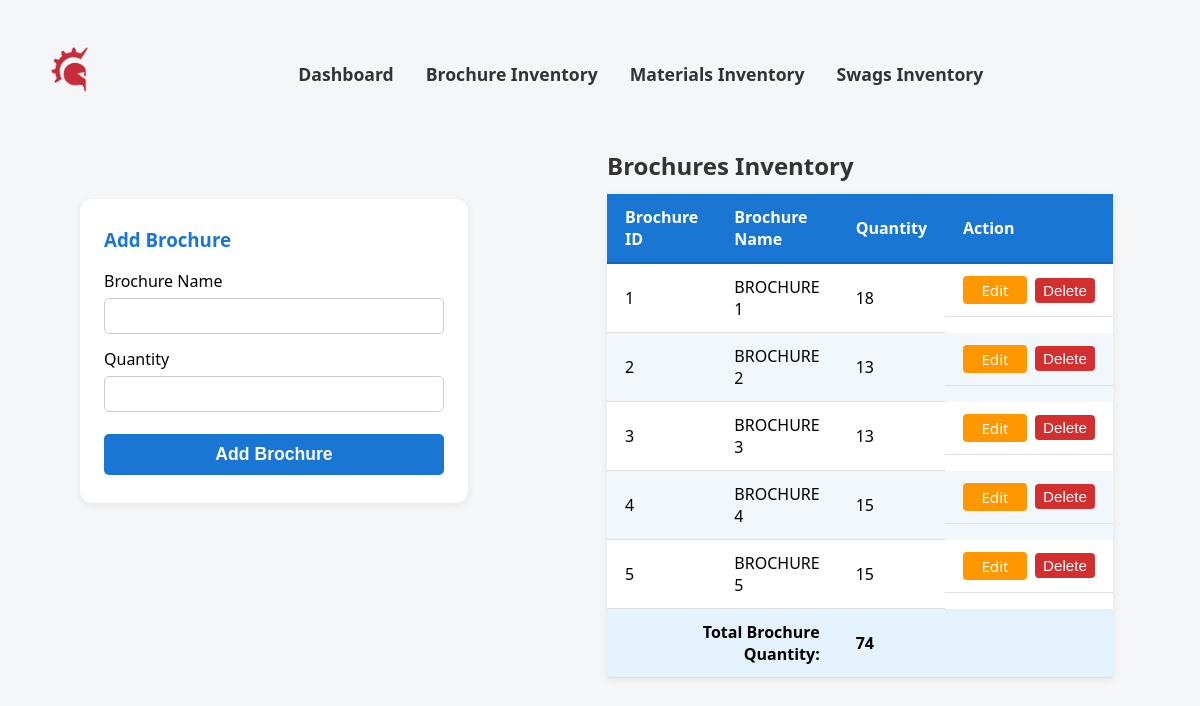
Page /admin/brochure_inventory.php (signed in) on the earlier database version.
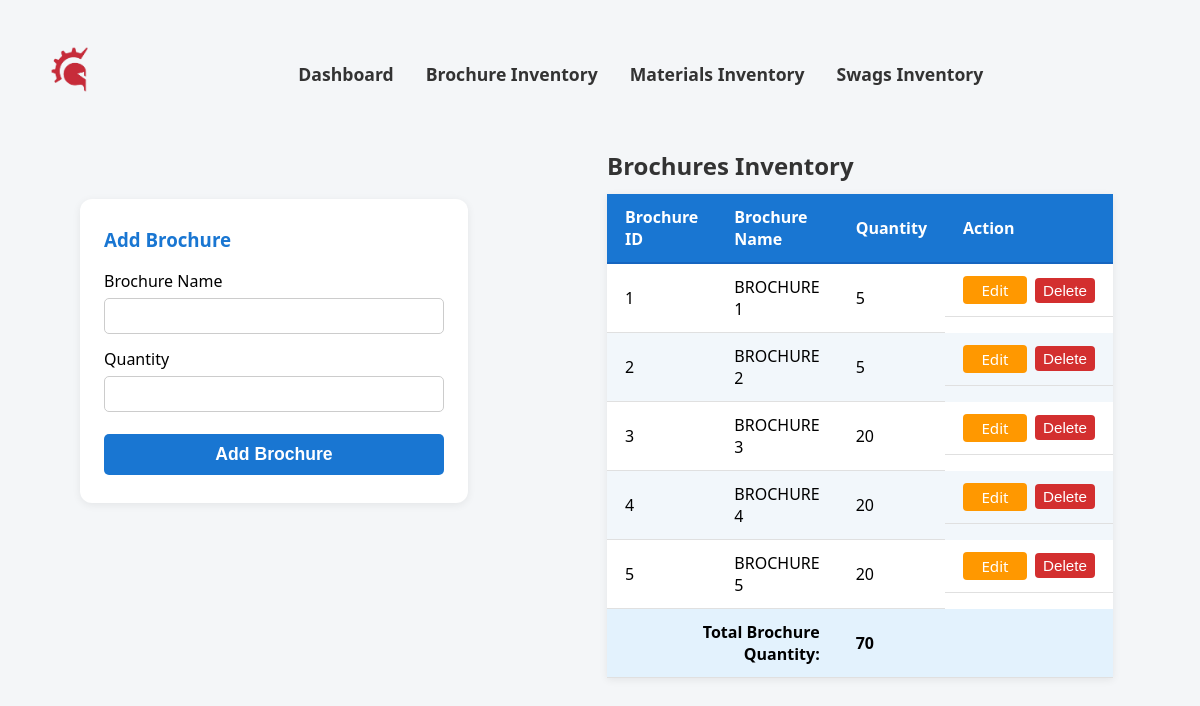
Same page on the later database version.
### tables this page shows
CREATE TABLE `brochures` (
  `brochure_id` int(11) NOT NULL,
  `brochure_name` varchar(100) NOT NULL,
  `quantity` int(4) NOT NULL,
  `total_brochure` int(6) NOT NULL
);

### admin/brochure_inventory.php (the view, shortened to what this page needs)
<?php
    $connection = CONNECTIVITY();
    $sql = "SELECT brochure_id, brochure_name, quantity FROM brochures";
    $result = mysqli_query($connection, $sql);
    $total_brochure = 0;
    if ($result && mysqli_num_rows($result) > 0) {
        $rows = [];
        while ($row = mysqli_fetch_assoc($result)) {
            $rows[] = $row;
            $total_brochure += intval($row['quantity']);
        }
    }
?>
<!DOCTYPE html>
<html lang="en">
<head>
</head>
<body>
    <nav>
        <a href="admin.php"><img src="../images/images__1_-removebg-preview.png" alt="Company Logo"></a>
    <div class="nav-container">
        <a href="admin.php">Dashboard</a>
        <a href="brochure_inventory.php">Brochure Inventory</a>
        <a href="marketing_inventory.php">Materials Inventory</a>
        <a href="swags_inventory.php">Swags Inventory</a>
    </div>
    </nav>
    <div class="container-flex">
        <div class="form-card">
            <h3>Add Brochure</h3>
            <form method="post" autocomplete="off">
                <label for="brochure_name">Brochure Name</label>
                <input type="text" id="brochure_name" name="brochure_name" required>
                <label for="quantity">Quantity</label>
                <input type="number" id="quantity" name="quantity" min="1" required>
                <button type="submit" name="add_brochure">Add Brochure</button>
            </form>
        </div>
        <div style="flex:1;">
            <table>
                <caption style="caption-side:top; text-align:left; font-size:1.5rem; color:#333; margin-bottom:12px; font-weight:600;">
                    Brochures Inventory
                </caption>
                <thead>
                    <tr>
                        <th>Brochure ID</th>
                        <th>Brochure Name</th>
                        <th>Quantity</th>
                        <th>Action</th>
                    </tr>
                </thead>
                <tbody>
                    <?php
                    $edit_id = isset($_GET['edit_id']) ? intval($_GET['edit_id']) : null;
                    if (!empty($rows)) {
                        foreach ($rows as $row) {
                            echo "<tr>";
                            echo "<td>{$row['brochure_id']}</td>";
                            echo "<td>{$row['brochure_name']}</td>";
                            echo "<td>";
                            if ($edit_id === intval($row['brochure_id'])) {
                                echo "<form method='post' style='display:inline;'>";
                                echo "<input type='hidden' name='brochure_id' value='{$row['brochure_id']}'>";
                                echo "<input type='number' name='new_quantity' value='{$row['quantity']}' min='1' required style='width:70px;'>";
                                echo "<button type='submit' name='edit_brochure' style='margin-left:6px;'>Save</button>";
                                echo "</form>";
                            } else {
                                echo "{$row['quantity']}";
                            }
                            echo "</td>";
                            echo "<td style='display:flex;gap:8px;align-items:center;'>";
                            if ($edit_id === intval($row['brochure_id'])) {
                                echo "<a href='{$_SERVER['PHP_SELF']}' class='action-btn cancel-btn'>Cancel</a>";
                            } else {
                                echo "<a href='{$_SERVER['PHP_SELF']}?edit_id={$row['brochure_id']}' class='action-btn edit-btn'>Edit</a>";
                            }
                            echo "<form method='post' style='display:inline;' onsubmit=\"return confirm('Are you sure you want to delete this brochure?');\">";
                            echo "<button type='submit' name='delete_brochure' class='action-btn delete-btn'>Delete</button>";
                            echo "</form>";
                            echo "</td>";
                            echo "</tr>";
                        }
                        echo "<tr style='font-weight:bold; background:#e3f2fd;'>";
                        echo "<td colspan='2' style='text-align:right;'>Total Brochure Quantity:</td>";
                        echo "<td>{$total_brochure}</td>";
                        echo "<td></td>";
                        echo "</tr>";
                    } else {
                        echo "<tr><td class='no-data' colspan='4'>No data found</td></tr>";
                    }
                    ?>
                </tbody>
            </table>
        </div>
    </div>
</body>
</html>

Differences in the rows shown:
changed brochures "BROCHURE 1": quantity "18" → "5"
changed brochures "BROCHURE 2": quantity "13" → "5"
changed brochures "BROCHURE 3": quantity "13" → "20"
changed brochures "BROCHURE 4": quantity "15" → "20"
changed brochures "BROCHURE 5": quantity "15" → "20"
Other differences:
$total_brochure: "74" → "70"
